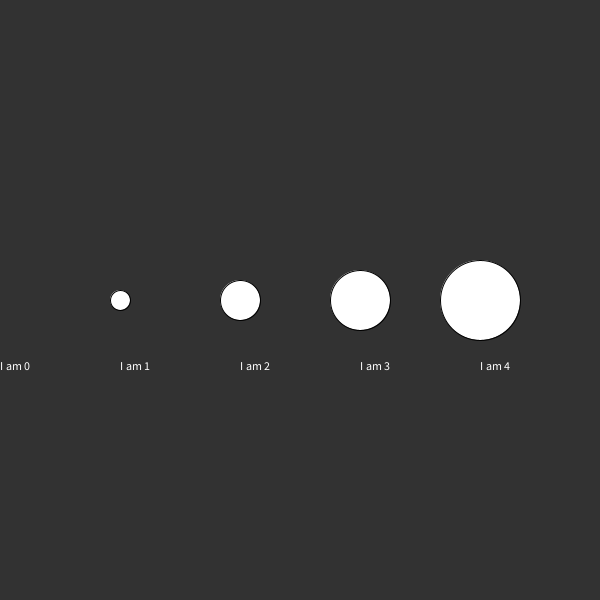
Frame 1 (no input)
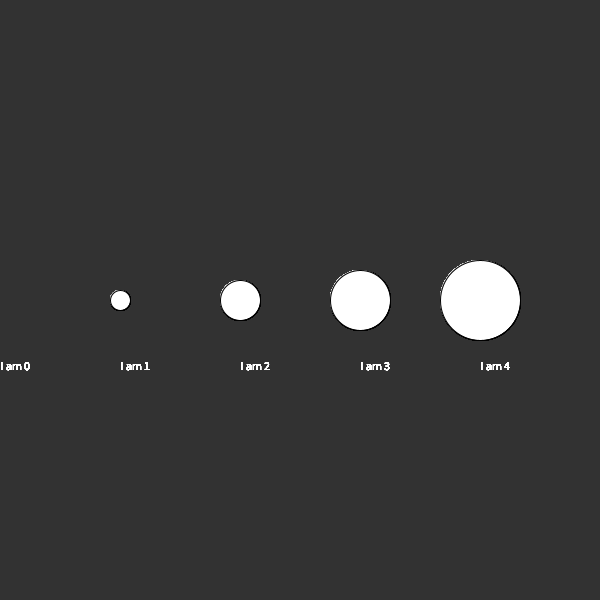
Frame 60 (the mouse pressed at the canvas centre just before this capture)
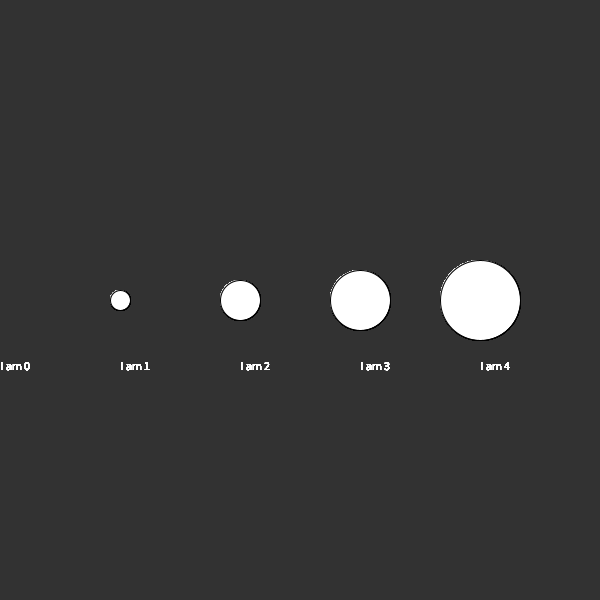
Frame 120 (the mouse held since frame 60 and released just before this capture)

The Processing sketch that drew these frames (run headless with seeded random() and noise(); from frame 60 on, the mouse is pressed at the canvas centre):

// Processing sketch: advanced_02
// ── advanced_02.pde
// WINTER WORKSHOP 2014, IDAS
// PROTOTYPING WITH CREATIVE CODING
//
// Instructor: KARAM BYUN
// byunnnn.com
// --------------------------
// ADVANCED 2: Arrays
// ------------------------


int intArray[] = new int[5];
String textArray[] = new String[5];


void setup() {
  background(50);
  size(600, 600);

//intArray[0] = second();
//intArray[1] = 4;

//textArray[0] = "I";
//textArray[1] = "am";
//textArray[2] = "you";

  for (int i = 0; i < intArray.length; i++) {
    intArray[i] = i*20;
  }

  for (int i = 0; i <textArray.length; i++) {
    textArray[i] = "I am " + i ;
  }
}

void draw() {
  
  for (int x = 0; x < intArray.length; x++) {
    //fill(255);  
    ellipse(x*120, 300, intArray[x], intArray[x]);
    text(textArray[x],x*120,370);
    println(x);
  }

printArray(intArray);
printArray(textArray);
println(intArray[0]);
}
